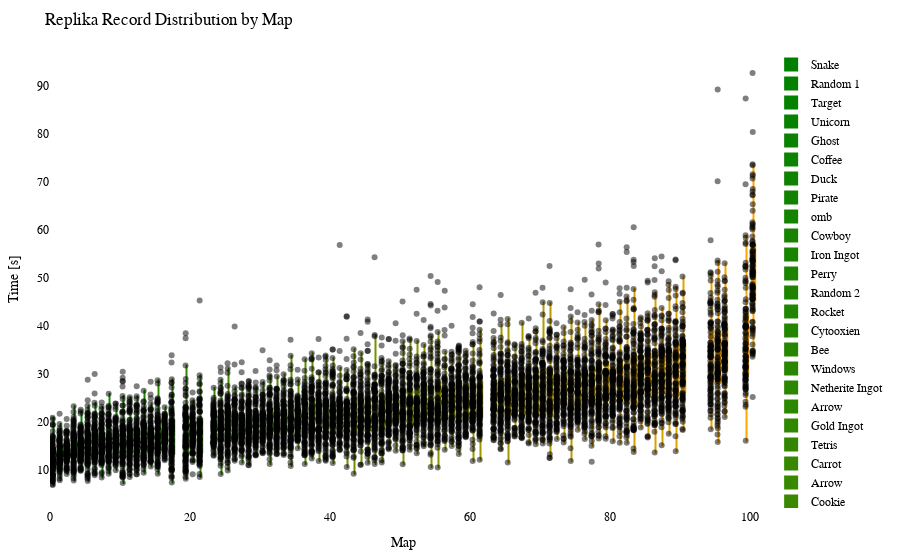

Notebook cell for this chart:
### Code cell
import plotly.graph_objects as go
import plotly.io as pio
from matplotlib.colors import LinearSegmentedColormap, to_hex

df = getRecordsDataframe(minigame="Replika")

# sort df columns by mean value 
df = df.reindex(df.mean().sort_values().index, axis=1)

# drop sum column
df = df.drop(columns=["Sum"])

# replace 25 with NaN
df = df.replace(25, np.nan)

# remove "ms " from column names
df.columns = df.columns.str.replace('ms ', '')

# Exclude the first column (assuming it's the column you don't want to include)
df_to_html = df.iloc[:, 1:]

# Calculate the offset for centering the data points
num_columns = len(df_to_html.columns)
offset = 0.5

# Create a green to orange gradient
cmap = LinearSegmentedColormap.from_list("green_orange", ["green", "orange"])
colors = [to_hex(cmap(i / (num_columns - 1))) for i in range(num_columns)]

# Create a Swarm plot using Plotly
fig = go.Figure()

for i, (column, color) in enumerate(zip(df_to_html.columns, colors)):
    x_values = [i + offset] * len(df_to_html[column])  # Adjust x-values with offset for horizontal centering
    fig.add_trace(go.Box(x=x_values,
                         y=df_to_html[column],
                         name=column,
                         boxpoints='all',
                         pointpos=-0.5,  # Adjust point position to prevent overlapping
                         marker=dict(color='rgba(0,0,0,0.5)', size=6),  # Adjust marker color and size
                         line=dict(color=color),
                         fillcolor=color,
                         hovertext=df_to_html.index,
                         hoverinfo='name+text+y',
                         showlegend=True))

fig.update_layout(title="Replika Record Distribution by Map",
                  xaxis=dict(title="Map"),
                  yaxis=dict(title="Time [s]"),
                  showlegend=True,
                  font=dict(family="Arial", size=12, color="black"),  # Customize font
                  plot_bgcolor="white",  # Set background color
                  margin=dict(l=50, r=50, t=50, b=50),  # Adjust margins for better layout
                  )

# Show the figure
fig.show()

# Export the plot to an HTML file
pio.write_html(fig, "out/repl_swarm_plot.html")

### Figure 1 — Plotly figure (JSON) as saved in the notebook; plotly's stock layout.template omitted (floating-point values rounded to 4 significant figures; data arrays with more than 128 entries replaced by an {"elided": "..."} marker saying what was removed)
{"data": [{"boxpoints": "all", "fillcolor": "#008000", "hoverinfo": "name+text+y", "hovertext": {"elided": "155 str values"}, "line": {"color": "#008000"}, "marker": {"color": "rgba(0,0,0,0.5)", "size": 6}, "name": "Snake", "pointpos": -0.5, "showlegend": true, "type": "box", "x": {"elided": "155 float values"}, "y": {"elided": "155 float values"}}, {"boxpoints": "all", "fillcolor": "#028000", "hoverinfo": "name+text+y", "hovertext": {"elided": "155 str values"}, "line": {"color": "#028000"}, "marker": {"color": "rgba(0,0,0,0.5)", "size": 6}, "name": "Random 1", "pointpos": -0.5, "showlegend": true, "type": "box", "x": {"elided": "155 float values"}, "y": {"elided": "155 float values"}}, {"boxpoints": "all", "fillcolor": "#058100", "hoverinfo": "name+text+y", "hovertext": {"elided": "155 str values"}, "line": {"color": "#058100"}, "marker": {"color": "rgba(0,0,0,0.5)", "size": 6}, "name": "Target", "pointpos": -0.5, "showlegend": true, "type": "box", "x": {"elided": "155 float values"}, "y": {"elided": "155 float values"}}, {"boxpoints": "all", "fillcolor": "#078100", "hoverinfo": "name+text+y", "hovertext": {"elided": "155 str values"}, "line": {"color": "#078100"}, "marker": {"color": "rgba(0,0,0,0.5)", "size": 6}, "name": "Unicorn", "pointpos": -0.5, "showlegend": true, "type": "box", "x": {"elided": "155 float values"}, "y": {"elided": "155 float values"}}, {"boxpoints": "all", "fillcolor": "#0a8100", "hoverinfo": "name+text+y", "hovertext": {"elided": "155 str values"}, "line": {"color": "#0a8100"}, "marker": {"color": "rgba(0,0,0,0.5)", "size": 6}, "name": "Ghost", "pointpos": -0.5, "showlegend": true, "type": "box", "x": {"elided": "155 float values"}, "y": {"elided": "155 float values"}}, {"boxpoints": "all", "fillcolor": "#0c8200", "hoverinfo": "name+text+y", "hovertext": {"elided": "155 str values"}, "line": {"color": "#0c8200"}, "marker": {"color": "rgba(0,0,0,0.5)", "size": 6}, "name": "Coffee", "pointpos": -0.5, "showlegend": true, "type": "box", "x": {"elided": "155 float values"}, "y": {"elided": "155 float values"}}, {"boxpoints": "all", "fillcolor": "#0f8200", "hoverinfo": "name+text+y", "hovertext": {"elided": "155 str values"}, "line": {"color": "#0f8200"}, "marker": {"color": "rgba(0,0,0,0.5)", "size": 6}, "name": "Duck", "pointpos": -0.5, "showlegend": true, "type": "box", "x": {"elided": "155 float values"}, "y": {"elided": "155 float values"}}, {"boxpoints": "all", "fillcolor": "#118200", "hoverinfo": "name+text+y", "hovertext": {"elided": "155 str values"}, "line": {"color": "#118200"}, "marker": {"color": "rgba(0,0,0,0.5)", "size": 6}, "name": "Pirate", "pointpos": -0.5, "showlegend": true, "type": "box", "x": {"elided": "155 float values"}, "y": {"elided": "155 float values"}}, {"boxpoints": "all", "fillcolor": "#148300", "hoverinfo": "name+text+y", "hovertext": {"elided": "155 str values"}, "line": {"color": "#148300"}, "marker": {"color": "rgba(0,0,0,0.5)", "size": 6}, "name": "omb", "pointpos": -0.5, "showlegend": true, "type": "box", "x": {"elided": "155 float values"}, "y": {"elided": "155 float values"}}, {"boxpoints": "all", "fillcolor": "#178300", "hoverinfo": "name+text+y", "hovertext": {"elided": "155 str values"}, "line": {"color": "#178300"}, "marker": {"color": "rgba(0,0,0,0.5)", "size": 6}, "name": "Cowboy", "pointpos": -0.5, "showlegend": true, "type": "box", "x": {"elided": "155 float values"}, "y": {"elided": "155 float values"}}, {"boxpoints": "all", "fillcolor": "#198400", "hoverinfo": "name+text+y", "hovertext": {"elided": "155 str values"}, "line": {"color": "#198400"}, "marker": {"color": "rgba(0,0,0,0.5)", "size": 6}, "name": "Iron Ingot", "pointpos": -0.5, "showlegend": true, "type": "box", "x": {"elided": "155 float values"}, "y": {"elided": "155 float values"}}, {"boxpoints": "all", "fillcolor": "#1c8400", "hoverinfo": "name+text+y", "hovertext": {"elided": "155 str values"}, "line": {"color": "#1c8400"}, "marker": {"color": "rgba(0,0,0,0.5)", "size": 6}, "name": "Perry", "pointpos": -0.5, "showlegend": true, "type": "box", "x": {"elided": "155 float values"}, "y": {"elided": "155 float values"}}, {"boxpoints": "all", "fillcolor": "#1e8400", "hoverinfo": "name+text+y", "hovertext": {"elided": "155 str values"}, "line": {"color": "#1e8400"}, "marker": {"color": "rgba(0,0,0,0.5)", "size": 6}, "name": "Random 2", "pointpos": -0.5, "showlegend": true, "type": "box", "x": {"elided": "155 float values"}, "y": {"elided": "155 float values"}}, {"boxpoints": "all", "fillcolor": "#218500", "hoverinfo": "name+text+y", "hovertext": {"elided": "155 str values"}, "line": {"color": "#218500"}, "marker": {"color": "rgba(0,0,0,0.5)", "size": 6}, "name": "Rocket", "pointpos": -0.5, "showlegend": true, "type": "box", "x": {"elided": "155 float values"}, "y": {"elided": "155 float values"}}, {"boxpoints": "all", "fillcolor": "#238500", "hoverinfo": "name+text+y", "hovertext": {"elided": "155 str values"}, "line": {"color": "#238500"}, "marker": {"color": "rgba(0,0,0,0.5)", "size": 6}, "name": "Cytooxien", "pointpos": -0.5, "showlegend": true, "type": "box", "x": {"elided": "155 float values"}, "y": {"elided": "155 float values"}}, {"boxpoints": "all", "fillcolor": "#268600", "hoverinfo": "name+text+y", "hovertext": {"elided": "155 str values"}, "line": {"color": "#268600"}, "marker": {"color": "rgba(0,0,0,0.5)", "size": 6}, "name": "Bee", "pointpos": -0.5, "showlegend": true, "type": "box", "x": {"elided": "155 float values"}, "y": {"elided": "155 float values"}}, {"boxpoints": "all", "fillcolor": "#288600", "hoverinfo": "name+text+y", "hovertext": {"elided": "155 str values"}, "line": {"color": "#288600"}, "marker": {"color": "rgba(0,0,0,0.5)", "size": 6}, "name": "Windows", "pointpos": -0.5, "showlegend": true, "type": "box", "x": {"elided": "155 float values"}, "y": {"elided": "155 float values"}}, {"boxpoints": "all", "fillcolor": "#2b8600", "hoverinfo": "name+text+y", "hovertext": {"elided": "155 str values"}, "line": {"color": "#2b8600"}, "marker": {"color": "rgba(0,0,0,0.5)", "size": 6}, "name": "Netherite Ingot", "pointpos": -0.5, "showlegend": true, "type": "box", "x": {"elided": "155 float values"}, "y": {"elided": "155 float values"}}, {"boxpoints": "all", "fillcolor": "#2e8700", "hoverinfo": "name+text+y", "hovertext": {"elided": "155 str values"}, "line": {"color": "#2e8700"}, "marker": {"color": "rgba(0,0,0,0.5)", "size": 6}, "name": "Arrow", "pointpos": -0.5, "showlegend": true, "type": "box", "x": {"elided": "155 float values"}, "y": {"elided": "155x2 float values"}}, {"boxpoints": "all", "fillcolor": "#308700", "hoverinfo": "name+text+y", "hovertext": {"elided": "155 str values"}, "line": {"color": "#308700"}, "marker": {"color": "rgba(0,0,0,0.5)", "size": 6}, "name": "Gold Ingot", "pointpos": -0.5, "showlegend": true, "type": "box", "x": {"elided": "155 float values"}, "y": {"elided": "155 float values"}}, {"boxpoints": "all", "fillcolor": "#338700", "hoverinfo": "name+text+y", "hovertext": {"elided": "155 str values"}, "line": {"color": "#338700"}, "marker": {"color": "rgba(0,0,0,0.5)", "size": 6}, "name": "Tetris", "pointpos": -0.5, "showlegend": true, "type": "box", "x": {"elided": "155 float values"}, "y": {"elided": "155 float values"}}, {"boxpoints": "all", "fillcolor": "#358800", "hoverinfo": "name+text+y", "hovertext": {"elided": "155 str values"}, "line": {"color": "#358800"}, "marker": {"color": "rgba(0,0,0,0.5)", "size": 6}, "name": "Carrot", "pointpos": -0.5, "showlegend": true, "type": "box", "x": {"elided": "155 float values"}, "y": {"elided": "155 float values"}}, {"boxpoints": "all", "fillcolor": "#388800", "hoverinfo": "name+text+y", "hovertext": {"elided": "155 str values"}, "line": {"color": "#388800"}, "marker": {"color": "rgba(0,0,0,0.5)", "size": 6}, "name": "Arrow", "pointpos": -0.5, "showlegend": true, "type": "box", "x": {"elided": "155 float values"}, "y": {"elided": "155x2 float values"}}, {"boxpoints": "all", "fillcolor": "#3a8800", "hoverinfo": "name+text+y", "hovertext": {"elided": "155 str values"}, "line": {"color": "#3a8800"}, "marker": {"color": "rgba(0,0,0,0.5)", "size": 6}, "name": "Cookie", "pointpos": -0.5, "showlegend": true, "type": "box", "x": {"elided": "155 float values"}, "y": {"elided": "155 float values"}}, {"boxpoints": "all", "fillcolor": "#3d8900", "hoverinfo": "name+text+y", "hovertext": {"elided": "155 str values"}, "line": {"color": "#3d8900"}, "marker": {"color": "rgba(0,0,0,0.5)", "size": 6}, "name": "Krabs", "pointpos": -0.5, "showlegend": true, "type": "box", "x": {"elided": "155 float values"}, "y": {"elided": "155 float values"}}, {"boxpoints": "all", "fillcolor": "#408900", "hoverinfo": "name+text+y", "hovertext": {"elided": "155 str values"}, "line": {"color": "#408900"}, "marker": {"color": "rgba(0,0,0,0.5)", "size": 6}, "name": "Poppy", "pointpos": -0.5, "showlegend": true, "type": "box", "x": {"elided": "155 float values"}, "y": {"elided": "155 float values"}}, {"boxpoints": "all", "fillcolor": "#428a00", "hoverinfo": "name+text+y", "hovertext": {"elided": "155 str values"}, "line": {"color": "#428a00"}, "marker": {"color": "rgba(0,0,0,0.5)", "size": 6}, "name": "Koopa", "pointpos": -0.5, "showlegend": true, "type": "box", "x": {"elided": "155 float values"}, "y": {"elided": "155 float values"}}, {"boxpoints": "all", "fillcolor": "#458a00", "hoverinfo": "name+text+y", "hovertext": {"elided": "155 str values"}, "line": {"color": "#458a00"}, "marker": {"color": "rgba(0,0,0,0.5)", "size": 6}, "name": "Water Temple", "pointpos": -0.5, "showlegend": true, "type": "box", "x": {"elided": "155 float values"}, "y": {"elided": "155 float values"}}, {"boxpoints": "all", "fillcolor": "#478a00", "hoverinfo": "name+text+y", "hovertext": {"elided": "155 str values"}, "line": {"color": "#478a00"}, "marker": {"color": "rgba(0,0,0,0.5)", "size": 6}, "name": "Pacman Ghost", "pointpos": -0.5, "showlegend": true, "type": "box", "x": {"elided": "155 float values"}, "y": {"elided": "155 float values"}}, {"boxpoints": "all", "fillcolor": "#4a8b00", "hoverinfo": "name+text+y", "hovertext": {"elided": "155 str values"}, "line": {"color": "#4a8b00"}, "marker": {"color": "rgba(0,0,0,0.5)", "size": 6}, "name": "Twitch", "pointpos": -0.5, "showlegend": true, "type": "box", "x": {"elided": "155 float values"}, "y": {"elided": "155 float values"}}, {"boxpoints": "all", "fillcolor": "#4c8b00", "hoverinfo": "name+text+y", "hovertext": {"elided": "155 str values"}, "line": {"color": "#4c8b00"}, "marker": {"color": "rgba(0,0,0,0.5)", "size": 6}, "name": "Controller", "pointpos": -0.5, "showlegend": true, "type": "box", "x": {"elided": "155 float values"}, "y": {"elided": "155 float values"}}, {"boxpoints": "all", "fillcolor": "#4f8b00", "hoverinfo": "name+text+y", "hovertext": {"elided": "155 str values"}, "line": {"color": "#4f8b00"}, "marker": {"color": "rgba(0,0,0,0.5)", "size": 6}, "name": "Mario", "pointpos": -0.5, "showlegend": true, "type": "box", "x": {"elided": "155 float values"}, "y": {"elided": "155 float values"}}, {"boxpoints": "all", "fillcolor": "#518c00", "hoverinfo": "name+text+y", "hovertext": {"elided": "155 str values"}, "line": {"color": "#518c00"}, "marker": {"color": "rgba(0,0,0,0.5)", "size": 6}, "name": "Diskette", "pointpos": -0.5, "showlegend": true, "type": "box", "x": {"elided": "155 float values"}, "y": {"elided": "155 float values"}}, {"boxpoints": "all", "fillcolor": "#548c00", "hoverinfo": "name+text+y", "hovertext": {"elided": "155 str values"}, "line": {"color": "#548c00"}, "marker": {"color": "rgba(0,0,0,0.5)", "size": 6}, "name": "Poke Ball", "pointpos": -0.5, "showlegend": true, "type": "box", "x": {"elided": "155 float values"}, "y": {"elided": "155 float values"}}, {"boxpoints": "all", "fillcolor": "#578d00", "hoverinfo": "name+text+y", "hovertext": {"elided": "155 str values"}, "line": {"color": "#578d00"}, "marker": {"color": "rgba(0,0,0,0.5)", "size": 6}, "name": "House", "pointpos": -0.5, "showlegend": true, "type": "box", "x": {"elided": "155 float values"}, "y": {"elided": "155 float values"}}, {"boxpoints": "all", "fillcolor": "#598d00", "hoverinfo": "name+text+y", "hovertext": {"elided": "155 str values"}, "line": {"color": "#598d00"}, "marker": {"color": "rgba(0,0,0,0.5)", "size": 6}, "name": "Camera", "pointpos": -0.5, "showlegend": true, "type": "box", "x": {"elided": "155 float values"}, "y": {"elided": "155 float values"}}, {"boxpoints": "all", "fillcolor": "#5c8d00", "hoverinfo": "name+text+y", "hovertext": {"elided": "155 str values"}, "line": {"color": "#5c8d00"}, "marker": {"color": "rgba(0,0,0,0.5)", "size": 6}, "name": "Caterpie", "pointpos": -0.5, "showlegend": true, "type": "box", "x": {"elided": "155 float values"}, "y": {"elided": "155 float values"}}, {"boxpoints": "all", "fillcolor": "#5e8e00", "hoverinfo": "name+text+y", "hovertext": {"elided": "155 str values"}, "line": {"color": "#5e8e00"}, "marker": {"color": "rgba(0,0,0,0.5)", "size": 6}, "name": "YouTube", "pointpos": -0.5, "showlegend": true, "type": "box", "x": {"elided": "155 float values"}, "y": {"elided": "155 float values"}}, {"boxpoints": "all", "fillcolor": "#618e00", "hoverinfo": "name+text+y", "hovertext": {"elided": "155 str values"}, "line": {"color": "#618e00"}, "marker": {"color": "rgba(0,0,0,0.5)", "size": 6}, "name": "Parrot", "pointpos": -0.5, "showlegend": true, "type": "box", "x": {"elided": "155 float values"}, "y": {"elided": "155 float values"}}, {"boxpoints": "all", "fillcolor": "#638e00", "hoverinfo": "name+text+y", "hovertext": {"elided": "155 str values"}, "line": {"color": "#638e00"}, "marker": {"color": "rgba(0,0,0,0.5)", "size": 6}, "name": "Chicken", "pointpos": -0.5, "showlegend": true, "type": "box", "x": {"elided": "155 float values"}, "y": {"elided": "155 float values"}}, {"boxpoints": "all", "fillcolor": "#668f00", "hoverinfo": "name+text+y", "hovertext": {"elided": "155 str values"}, "line": {"color": "#668f00"}, "marker": {"color": "rgba(0,0,0,0.5)", "size": 6}, "name": "Sonic", "pointpos": -0.5, "showlegend": true, "type": "box", "x": {"elided": "155 float values"}, "y": {"elided": "155 float values"}}, {"boxpoints": "all", "fillcolor": "#688f00", "hoverinfo": "name+text+y", "hovertext": {"elided": "155 str values"}, "line": {"color": "#688f00"}, "marker": {"color": "rgba(0,0,0,0.5)", "size": 6}, "name": "Twitter", "pointpos": -0.5, "showlegend": true, "type": "box", "x": {"elided": "155 float values"}, "y": {"elided": "155 float values"}}, {"boxpoints": "all", "fillcolor": "#6b9000", "hoverinfo": "name+text+y", "hovertext": {"elided": "155 str values"}, "line": {"color": "#6b9000"}, "marker": {"color": "rgba(0,0,0,0.5)", "size": 6}, "name": "Baby Yoda", "pointpos": -0.5, "showlegend": true, "type": "box", "x": {"elided": "155 float values"}, "y": {"elided": "155 float values"}}, {"boxpoints": "all", "fillcolor": "#6e9000", "hoverinfo": "name+text+y", "hovertext": {"elided": "155 str values"}, "line": {"color": "#6e9000"}, "marker": {"color": "rgba(0,0,0,0.5)", "size": 6}, "name": "Excavator", "pointpos": -0.5, "showlegend": true, "type": "box", "x": {"elided": "155 float values"}, "y": {"elided": "155 float values"}}, {"boxpoints": "all", "fillcolor": "#709000", "hoverinfo": "name+text+y", "hovertext": {"elided": "155 str values"}, "line": {"color": "#709000"}, "marker": {"color": "rgba(0,0,0,0.5)", "size": 6}, "name": "Fox", "pointpos": -0.5, "showlegend": true, "type": "box", "x": {"elided": "155 float values"}, "y": {"elided": "155 float values"}}, {"boxpoints": "all", "fillcolor": "#739100", "hoverinfo": "name+text+y", "hovertext": {"elided": "155 str values"}, "line": {"color": "#739100"}, "marker": {"color": "rgba(0,0,0,0.5)", "size": 6}, "name": "Frog", "pointpos": -0.5, "showlegend": true, "type": "box", "x": {"elided": "155 float values"}, "y": {"elided": "155 float values"}}, {"boxpoints": "all", "fillcolor": "#759100", "hoverinfo": "name+text+y", "hovertext": {"elided": "155 str values"}, "line": {"color": "#759100"}, "marker": {"color": "rgba(0,0,0,0.5)", "size": 6}, "name": "Egg", "pointpos": -0.5, "showlegend": true, "type": "box", "x": {"elided": "155 float values"}, "y": {"elided": "155 float values"}}, {"boxpoints": "all", "fillcolor": "#789100", "hoverinfo": "name+text+y", "hovertext": {"elided": "155 str values"}, "line": {"color": "#789100"}, "marker": {"color": "rgba(0,0,0,0.5)", "size": 6}, "name": "of Meat", "pointpos": -0.5, "showlegend": true, "type": "box", "x": {"elided": "155 float values"}, "y": {"elided": "155 float values"}}, {"boxpoints": "all", "fillcolor": "#7a9200", "hoverinfo": "name+text+y", "hovertext": {"elided": "155 str values"}, "line": {"color": "#7a9200"}, "marker": {"color": "rgba(0,0,0,0.5)", "size": 6}, "name": "Thinking", "pointpos": -0.5, "showlegend": true, "type": "box", "x": {"elided": "155 float values"}, "y": {"elided": "155 float values"}}, {"boxpoints": "all", "fillcolor": "#7d9200", "hoverinfo": "name+text+y", "hovertext": {"elided": "155 str values"}, "line": {"color": "#7d9200"}, "marker": {"color": "rgba(0,0,0,0.5)", "size": 6}, "name": "Thinking 2", "pointpos": -0.5, "showlegend": true, "type": "box", "x": {"elided": "155 float values"}, "y": {"elided": "155 float values"}}, {"boxpoints": "all", "fillcolor": "#809300", "hoverinfo": "name+text+y", "hovertext": {"elided": "155 str values"}, "line": {"color": "#809300"}, "marker": {"color": "rgba(0,0,0,0.5)", "size": 6}, "name": "The Sea", "pointpos": -0.5, "showlegend": true, "type": "box", "x": {"elided": "155 float values"}, "y": {"elided": "155 float values"}}, {"boxpoints": "all", "fillcolor": "#829300", "hoverinfo": "name+text+y", "hovertext": {"elided": "155 str values"}, "line": {"color": "#829300"}, "marker": {"color": "rgba(0,0,0,0.5)", "size": 6}, "name": "Tree", "pointpos": -0.5, "showlegend": true, "type": "box", "x": {"elided": "155 float values"}, "y": {"elided": "155 float values"}}, {"boxpoints": "all", "fillcolor": "#859300", "hoverinfo": "name+text+y", "hovertext": {"elided": "155 str values"}, "line": {"color": "#859300"}, "marker": {"color": "rgba(0,0,0,0.5)", "size": 6}, "name": "ppHop 2", "pointpos": -0.5, "showlegend": true, "type": "box", "x": {"elided": "155 float values"}, "y": {"elided": "155 float values"}}, {"boxpoints": "all", "fillcolor": "#879400", "hoverinfo": "name+text+y", "hovertext": {"elided": "155 str values"}, "line": {"color": "#879400"}, "marker": {"color": "rgba(0,0,0,0.5)", "size": 6}, "name": "Heart", "pointpos": -0.5, "showlegend": true, "type": "box", "x": {"elided": "155 float values"}, "y": {"elided": "155 float values"}}, {"boxpoints": "all", "fillcolor": "#8a9400", "hoverinfo": "name+text+y", "hovertext": {"elided": "155 str values"}, "line": {"color": "#8a9400"}, "marker": {"color": "rgba(0,0,0,0.5)", "size": 6}, "name": "Pizza", "pointpos": -0.5, "showlegend": true, "type": "box", "x": {"elided": "155 float values"}, "y": {"elided": "155 float values"}}, {"boxpoints": "all", "fillcolor": "#8c9400", "hoverinfo": "name+text+y", "hovertext": {"elided": "155 str values"}, "line": {"color": "#8c9400"}, "marker": {"color": "rgba(0,0,0,0.5)", "size": 6}, "name": "Sheep", "pointpos": -0.5, "showlegend": true, "type": "box", "x": {"elided": "155 float values"}, "y": {"elided": "155 float values"}}, {"boxpoints": "all", "fillcolor": "#8f9500", "hoverinfo": "name+text+y", "hovertext": {"elided": "155 str values"}, "line": {"color": "#8f9500"}, "marker": {"color": "rgba(0,0,0,0.5)", "size": 6}, "name": "Up", "pointpos": -0.5, "showlegend": true, "type": "box", "x": {"elided": "155 float values"}, "y": {"elided": "155 float values"}}, {"boxpoints": "all", "fillcolor": "#919500", "hoverinfo": "name+text+y", "hovertext": {"elided": "155 str values"}, "line": {"color": "#919500"}, "marker": {"color": "rgba(0,0,0,0.5)", "size": 6}, "name": "Skeleton", "pointpos": -0.5, "showlegend": true, "type": "box", "x": {"elided": "155 float values"}, "y": {"elided": "155 float values"}}, {"boxpoints": "all", "fillcolor": "#949500", "hoverinfo": "name+text+y", "hovertext": {"elided": "155 str values"}, "line": {"color": "#949500"}, "marker": {"color": "rgba(0,0,0,0.5)", "size": 6}, "name": "French Fries", "pointpos": -0.5, "showlegend": true, "type": "box", "x": {"elided": "155 float values"}, "y": {"elided": "155 float values"}}, {"boxpoints": "all", "fillcolor": "#979600", "hoverinfo": "name+text+y", "hovertext": {"elided": "155 str values"}, "line": {"color": "#979600"}, "marker": {"color": "rgba(0,0,0,0.5)", "size": 6}, "name": "Among Us", "pointpos": -0.5, "showlegend": true, "type": "box", "x": {"elided": "155 float values"}, "y": {"elided": "155 float values"}}, {"boxpoints": "all", "fillcolor": "#999600", "hoverinfo": "name+text+y", "hovertext": {"elided": "155 str values"}, "line": {"color": "#999600"}, "marker": {"color": "rgba(0,0,0,0.5)", "size": 6}, "name": "Mountain", "pointpos": -0.5, "showlegend": true, "type": "box", "x": {"elided": "155 float values"}, "y": {"elided": "155 float values"}}, {"boxpoints": "all", "fillcolor": "#9c9700", "hoverinfo": "name+text+y", "hovertext": {"elided": "155 str values"}, "line": {"color": "#9c9700"}, "marker": {"color": "rgba(0,0,0,0.5)", "size": 6}, "name": "Cherry", "pointpos": -0.5, "showlegend": true, "type": "box", "x": {"elided": "155 float values"}, "y": {"elided": "155 float values"}}, {"boxpoints": "all", "fillcolor": "#9e9700", "hoverinfo": "name+text+y", "hovertext": {"elided": "155 str values"}, "line": {"color": "#9e9700"}, "marker": {"color": "rgba(0,0,0,0.5)", "size": 6}, "name": "Cow", "pointpos": -0.5, "showlegend": true, "type": "box", "x": {"elided": "155 float values"}, "y": {"elided": "155x2 float values"}}, {"boxpoints": "all", "fillcolor": "#a19700", "hoverinfo": "name+text+y", "hovertext": {"elided": "155 str values"}, "line": {"color": "#a19700"}, "marker": {"color": "rgba(0,0,0,0.5)", "size": 6}, "name": "Hourglass", "pointpos": -0.5, "showlegend": true, "type": "box", "x": {"elided": "155 float values"}, "y": {"elided": "155 float values"}}, {"boxpoints": "all", "fillcolor": "#a39800", "hoverinfo": "name+text+y", "hovertext": {"elided": "155 str values"}, "line": {"color": "#a39800"}, "marker": {"color": "rgba(0,0,0,0.5)", "size": 6}, "name": "Wizard", "pointpos": -0.5, "showlegend": true, "type": "box", "x": {"elided": "155 float values"}, "y": {"elided": "155 float values"}}, {"boxpoints": "all", "fillcolor": "#a69800", "hoverinfo": "name+text+y", "hovertext": {"elided": "155 str values"}, "line": {"color": "#a69800"}, "marker": {"color": "rgba(0,0,0,0.5)", "size": 6}, "name": "Eevee", "pointpos": -0.5, "showlegend": true, "type": "box", "x": {"elided": "155 float values"}, "y": {"elided": "155 float values"}}, {"boxpoints": "all", "fillcolor": "#a89800", "hoverinfo": "name+text+y", "hovertext": {"elided": "155 str values"}, "line": {"color": "#a89800"}, "marker": {"color": "rgba(0,0,0,0.5)", "size": 6}, "name": "Blue Monster", "pointpos": -0.5, "showlegend": true, "type": "box", "x": {"elided": "155 float values"}, "y": {"elided": "155 float values"}}, {"boxpoints": "all", "fillcolor": "#ab9900", "hoverinfo": "name+text+y", "hovertext": {"elided": "155 str values"}, "line": {"color": "#ab9900"}, "marker": {"color": "rgba(0,0,0,0.5)", "size": 6}, "name": "Galaxian Alien", "pointpos": -0.5, "showlegend": true, "type": "box", "x": {"elided": "155 float values"}, "y": {"elided": "155 float values"}}, {"boxpoints": "all", "fillcolor": "#ae9900", "hoverinfo": "name+text+y", "hovertext": {"elided": "155 str values"}, "line": {"color": "#ae9900"}, "marker": {"color": "rgba(0,0,0,0.5)", "size": 6}, "name": "Spider", "pointpos": -0.5, "showlegend": true, "type": "box", "x": {"elided": "155 float values"}, "y": {"elided": "155 float values"}}, {"boxpoints": "all", "fillcolor": "#b09a00", "hoverinfo": "name+text+y", "hovertext": {"elided": "155 str values"}, "line": {"color": "#b09a00"}, "marker": {"color": "rgba(0,0,0,0.5)", "size": 6}, "name": "ppHop 1", "pointpos": -0.5, "showlegend": true, "type": "box", "x": {"elided": "155 float values"}, "y": {"elided": "155 float values"}}, {"boxpoints": "all", "fillcolor": "#b39a00", "hoverinfo": "name+text+y", "hovertext": {"elided": "155 str values"}, "line": {"color": "#b39a00"}, "marker": {"color": "rgba(0,0,0,0.5)", "size": 6}, "name": "Zombie", "pointpos": -0.5, "showlegend": true, "type": "box", "x": {"elided": "155 float values"}, "y": {"elided": "155 float values"}}, {"boxpoints": "all", "fillcolor": "#b59a00", "hoverinfo": "name+text+y", "hovertext": {"elided": "155 str values"}, "line": {"color": "#b59a00"}, "marker": {"color": "rgba(0,0,0,0.5)", "size": 6}, "name": "Penguin", "pointpos": -0.5, "showlegend": true, "type": "box", "x": {"elided": "155 float values"}, "y": {"elided": "155 float values"}}, {"boxpoints": "all", "fillcolor": "#b89b00", "hoverinfo": "name+text+y", "hovertext": {"elided": "155 str values"}, "line": {"color": "#b89b00"}, "marker": {"color": "rgba(0,0,0,0.5)", "size": 6}, "name": "Turtle", "pointpos": -0.5, "showlegend": true, "type": "box", "x": {"elided": "155 float values"}, "y": {"elided": "155 float values"}}, {"boxpoints": "all", "fillcolor": "#ba9b00", "hoverinfo": "name+text+y", "hovertext": {"elided": "155 str values"}, "line": {"color": "#ba9b00"}, "marker": {"color": "rgba(0,0,0,0.5)", "size": 6}, "name": "Slime", "pointpos": -0.5, "showlegend": true, "type": "box", "x": {"elided": "155 float values"}, "y": {"elided": "155 float values"}}, {"boxpoints": "all", "fillcolor": "#bd9b00", "hoverinfo": "name+text+y", "hovertext": {"elided": "155 str values"}, "line": {"color": "#bd9b00"}, "marker": {"color": "rgba(0,0,0,0.5)", "size": 6}, "name": "Mouse", "pointpos": -0.5, "showlegend": true, "type": "box", "x": {"elided": "155 float values"}, "y": {"elided": "155 float values"}}, {"boxpoints": "all", "fillcolor": "#c09c00", "hoverinfo": "name+text+y", "hovertext": {"elided": "155 str values"}, "line": {"color": "#c09c00"}, "marker": {"color": "rgba(0,0,0,0.5)", "size": 6}, "name": "Instagram", "pointpos": -0.5, "showlegend": true, "type": "box", "x": {"elided": "155 float values"}, "y": {"elided": "155 float values"}}, {"boxpoints": "all", "fillcolor": "#c29c00", "hoverinfo": "name+text+y", "hovertext": {"elided": "155 str values"}, "line": {"color": "#c29c00"}, "marker": {"color": "rgba(0,0,0,0.5)", "size": 6}, "name": "muss los", "pointpos": -0.5, "showlegend": true, "type": "box", "x": {"elided": "155 float values"}, "y": {"elided": "155 float values"}}, {"boxpoints": "all", "fillcolor": "#c59d00", "hoverinfo": "name+text+y", "hovertext": {"elided": "155 str values"}, "line": {"color": "#c59d00"}, "marker": {"color": "rgba(0,0,0,0.5)", "size": 6}, "name": "Skeleton Skull", "pointpos": -0.5, "showlegend": true, "type": "box", "x": {"elided": "155 float values"}, "y": {"elided": "155 float values"}}, {"boxpoints": "all", "fillcolor": "#c79d00", "hoverinfo": "name+text+y", "hovertext": {"elided": "155 str values"}, "line": {"color": "#c79d00"}, "marker": {"color": "rgba(0,0,0,0.5)", "size": 6}, "name": "Blinky", "pointpos": -0.5, "showlegend": true, "type": "box", "x": {"elided": "155 float values"}, "y": {"elided": "155 float values"}}, {"boxpoints": "all", "fillcolor": "#ca9d00", "hoverinfo": "name+text+y", "hovertext": {"elided": "155 str values"}, "line": {"color": "#ca9d00"}, "marker": {"color": "rgba(0,0,0,0.5)", "size": 6}, "name": "Cake", "pointpos": -0.5, "showlegend": true, "type": "box", "x": {"elided": "155 float values"}, "y": {"elided": "155 float values"}}, {"boxpoints": "all", "fillcolor": "#cc9e00", "hoverinfo": "name+text+y", "hovertext": {"elided": "155 str values"}, "line": {"color": "#cc9e00"}, "marker": {"color": "rgba(0,0,0,0.5)", "size": 6}, "name": "Charizard", "pointpos": -0.5, "showlegend": true, "type": "box", "x": {"elided": "155 float values"}, "y": {"elided": "155 float values"}}, {"boxpoints": "all", "fillcolor": "#cf9e00", "hoverinfo": "name+text+y", "hovertext": {"elided": "155 str values"}, "line": {"color": "#cf9e00"}, "marker": {"color": "rgba(0,0,0,0.5)", "size": 6}, "name": "Globe", "pointpos": -0.5, "showlegend": true, "type": "box", "x": {"elided": "155 float values"}, "y": {"elided": "155 float values"}}, {"boxpoints": "all", "fillcolor": "#d19e00", "hoverinfo": "name+text+y", "hovertext": {"elided": "155 str values"}, "line": {"color": "#d19e00"}, "marker": {"color": "rgba(0,0,0,0.5)", "size": 6}, "name": "Princess", "pointpos": -0.5, "showlegend": true, "type": "box", "x": {"elided": "155 float values"}, "y": {"elided": "155 float values"}}, {"boxpoints": "all", "fillcolor": "#d49f00", "hoverinfo": "name+text+y", "hovertext": {"elided": "155 str values"}, "line": {"color": "#d49f00"}, "marker": {"color": "rgba(0,0,0,0.5)", "size": 6}, "name": "Apple", "pointpos": -0.5, "showlegend": true, "type": "box", "x": {"elided": "155 float values"}, "y": {"elided": "155 float values"}}, {"boxpoints": "all", "fillcolor": "#d79f00", "hoverinfo": "name+text+y", "hovertext": {"elided": "155 str values"}, "line": {"color": "#d79f00"}, "marker": {"color": "rgba(0,0,0,0.5)", "size": 6}, "name": "TNT", "pointpos": -0.5, "showlegend": true, "type": "box", "x": {"elided": "155 float values"}, "y": {"elided": "155 float values"}}, {"boxpoints": "all", "fillcolor": "#d99f00", "hoverinfo": "name+text+y", "hovertext": {"elided": "155 str values"}, "line": {"color": "#d99f00"}, "marker": {"color": "rgba(0,0,0,0.5)", "size": 6}, "name": "Smurf", "pointpos": -0.5, "showlegend": true, "type": "box", "x": {"elided": "155 float values"}, "y": {"elided": "155 float values"}}, {"boxpoints": "all", "fillcolor": "#dca000", "hoverinfo": "name+text+y", "hovertext": {"elided": "155 str values"}, "line": {"color": "#dca000"}, "marker": {"color": "rgba(0,0,0,0.5)", "size": 6}, "name": "Kitty", "pointpos": -0.5, "showlegend": true, "type": "box", "x": {"elided": "155 float values"}, "y": {"elided": "155 float values"}}, {"boxpoints": "all", "fillcolor": "#dea000", "hoverinfo": "name+text+y", "hovertext": {"elided": "155 str values"}, "line": {"color": "#dea000"}, "marker": {"color": "rgba(0,0,0,0.5)", "size": 6}, "name": "Robin Hood", "pointpos": -0.5, "showlegend": true, "type": "box", "x": {"elided": "155 float values"}, "y": {"elided": "155 float values"}}, {"boxpoints": "all", "fillcolor": "#e1a100", "hoverinfo": "name+text+y", "hovertext": {"elided": "155 str values"}, "line": {"color": "#e1a100"}, "marker": {"color": "rgba(0,0,0,0.5)", "size": 6}, "name": "Mooshroom", "pointpos": -0.5, "showlegend": true, "type": "box", "x": {"elided": "155 float values"}, "y": {"elided": "155 float values"}}, {"boxpoints": "all", "fillcolor": "#e3a100", "hoverinfo": "name+text+y", "hovertext": {"elided": "155 str values"}, "line": {"color": "#e3a100"}, "marker": {"color": "rgba(0,0,0,0.5)", "size": 6}, "name": "Toad", "pointpos": -0.5, "showlegend": true, "type": "box", "x": {"elided": "155 float values"}, "y": {"elided": "155 float values"}}, {"boxpoints": "all", "fillcolor": "#e6a100", "hoverinfo": "name+text+y", "hovertext": {"elided": "155 str values"}, "line": {"color": "#e6a100"}, "marker": {"color": "rgba(0,0,0,0.5)", "size": 6}, "name": "Guardian", "pointpos": -0.5, "showlegend": true, "type": "box", "x": {"elided": "155 float values"}, "y": {"elided": "155 float values"}}, {"boxpoints": "all", "fillcolor": "#e8a200", "hoverinfo": "name+text+y", "hovertext": {"elided": "155 str values"}, "line": {"color": "#e8a200"}, "marker": {"color": "rgba(0,0,0,0.5)", "size": 6}, "name": "Doge", "pointpos": -0.5, "showlegend": true, "type": "box", "x": {"elided": "155 float values"}, "y": {"elided": "155x2 float values"}}, {"boxpoints": "all", "fillcolor": "#eba200", "hoverinfo": "name+text+y", "hovertext": {"elided": "155 str values"}, "line": {"color": "#eba200"}, "marker": {"color": "rgba(0,0,0,0.5)", "size": 6}, "name": "Cow", "pointpos": -0.5, "showlegend": true, "type": "box", "x": {"elided": "155 float values"}, "y": {"elided": "155x2 float values"}}, {"boxpoints": "all", "fillcolor": "#eea300", "hoverinfo": "name+text+y", "hovertext": {"elided": "155 str values"}, "line": {"color": "#eea300"}, "marker": {"color": "rgba(0,0,0,0.5)", "size": 6}, "name": "Doge", "pointpos": -0.5, "showlegend": true, "type": "box", "x": {"elided": "155 float values"}, "y": {"elided": "155x2 float values"}}, {"boxpoints": "all", "fillcolor": "#f0a300", "hoverinfo": "name+text+y", "hovertext": {"elided": "155 str values"}, "line": {"color": "#f0a300"}, "marker": {"color": "rgba(0,0,0,0.5)", "size": 6}, "name": "Kirby", "pointpos": -0.5, "showlegend": true, "type": "box", "x": {"elided": "155 float values"}, "y": {"elided": "155 float values"}}, {"boxpoints": "all", "fillcolor": "#f3a300", "hoverinfo": "name+text+y", "hovertext": {"elided": "155 str values"}, "line": {"color": "#f3a300"}, "marker": {"color": "rgba(0,0,0,0.5)", "size": 6}, "name": "Ender Pearl", "pointpos": -0.5, "showlegend": true, "type": "box", "x": {"elided": "155 float values"}, "y": {"elided": "155 float values"}}, {"boxpoints": "all", "fillcolor": "#f5a400", "hoverinfo": "name+text+y", "hovertext": {"elided": "155 str values"}, "line": {"color": "#f5a400"}, "marker": {"color": "rgba(0,0,0,0.5)", "size": 6}, "name": "Piranha Plant", "pointpos": -0.5, "showlegend": true, "type": "box", "x": {"elided": "155 float values"}, "y": {"elided": "155 float values"}}, {"boxpoints": "all", "fillcolor": "#f8a400", "hoverinfo": "name+text+y", "hovertext": {"elided": "155 str values"}, "line": {"color": "#f8a400"}, "marker": {"color": "rgba(0,0,0,0.5)", "size": 6}, "name": "Deadpool", "pointpos": -0.5, "showlegend": true, "type": "box", "x": {"elided": "155 float values"}, "y": {"elided": "155x2 float values"}}, {"boxpoints": "all", "fillcolor": "#faa400", "hoverinfo": "name+text+y", "hovertext": {"elided": "155 str values"}, "line": {"color": "#faa400"}, "marker": {"color": "rgba(0,0,0,0.5)", "size": 6}, "name": "Deadpool", "pointpos": -0.5, "showlegend": true, "type": "box", "x": {"elided": "155 float values"}, "y": {"elided": "155x2 float values"}}, {"boxpoints": "all", "fillcolor": "#fda500", "hoverinfo": "name+text+y", "hovertext": {"elided": "155 str values"}, "line": {"color": "#fda500"}, "marker": {"color": "rgba(0,0,0,0.5)", "size": 6}, "name": "Pikachu", "pointpos": -0.5, "showlegend": true, "type": "box", "x": {"elided": "155 float values"}, "y": {"elided": "155 float values"}}, {"boxpoints": "all", "fillcolor": "#ffa500", "hoverinfo": "name+text+y", "hovertext": {"elided": "155 str values"}, "line": {"color": "#ffa500"}, "marker": {"color": "rgba(0,0,0,0.5)", "size": 6}, "name": "Creeper", "pointpos": -0.5, "showlegend": true, "type": "box", "x": {"elided": "155 float values"}, "y": {"elided": "155 float values"}}], "layout": {"font": {"color": "black", "family": "Arial", "size": 12}, "margin": {"b": 50, "l": 50, "r": 50, "t": 50}, "plot_bgcolor": "white", "showlegend": true, "title": {"text": "Replika Record Distribution by Map"}, "xaxis": {"title": {"text": "Map"}}, "yaxis": {"title": {"text": "Time [s]"}}}}
